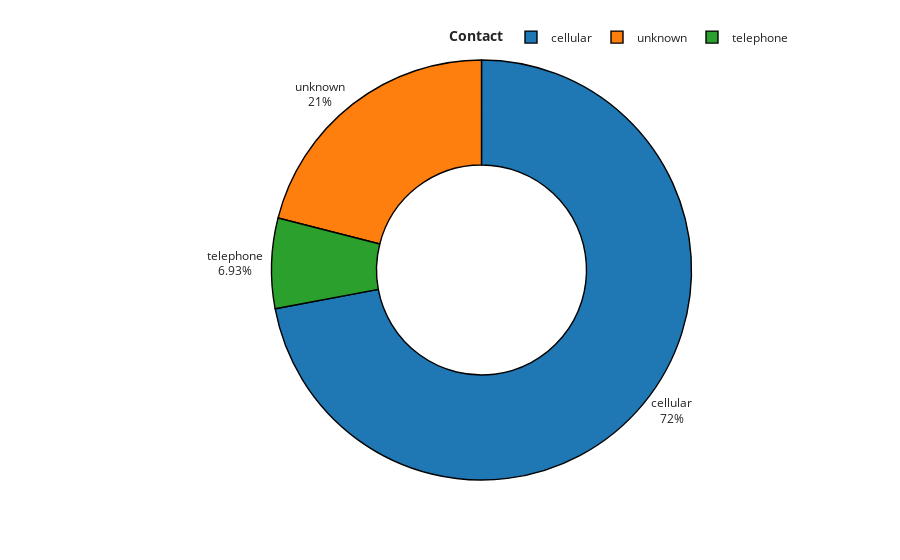

Notebook cell for this chart:
### Markdown cell above
Insight📊:

Most of the customers in the bank are related to Secondary - 49.1% and Tertiary - 33% Category
only 13.4% of the clients are related to primary education category

### Code cell
fig=px.pie(df.contact.value_counts().reset_index().rename(columns={'index':'Contact','contact':'Count'}),names='Contact',values='Count',hole=0.5,template='simple_white')
fig.update_traces(marker=dict(line=dict(color='#000000', width=1.4)))
fig.update_layout(title_x=0.5,showlegend=True,legend_title_text='<b>Contact')
fig.update_traces(textposition='outside', textinfo='percent+label')
fig.update_layout(title_x=0.5,legend=dict(orientation='h',yanchor='bottom',y=1.02,xanchor='right',x=1))
fig.show()

### Figure 1 — Plotly figure (JSON) as saved in the notebook; plotly's stock layout.template omitted (floating-point values rounded to 4 significant figures)
{"data": [{"domain": {"x": [0, 1], "y": [0, 1]}, "hole": 0.5, "hovertemplate": "Contact=%{label}<br>Count=%{value}<extra></extra>", "labels": ["cellular", "unknown", "telephone"], "legendgroup": "", "marker": {"line": {"color": "#000000", "width": 1.4}}, "name": "", "showlegend": true, "textinfo": "percent+label", "textposition": "outside", "type": "pie", "values": [8042, 2346, 774]}], "layout": {"legend": {"orientation": "h", "title": {"text": "<b>Contact"}, "tracegroupgap": 0, "x": 1, "xanchor": "right", "y": 1.02, "yanchor": "bottom"}, "margin": {"t": 60}, "showlegend": true, "title": {"x": 0.5}}}
